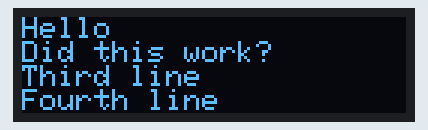
Recording of a sketch running on a simulated Arduino Uno, built with avr-gcc and run on an emulated ATmega328P. Shown: 128×32 one-colour display.

Above: at 0.1 s.

The sketch:

7_OLED_test.ino
```cpp
/*  7_OLED_test
 *
 *   Bivalve bit has room for a 128x32 I2C OLED display, commonly sold
 *   on Amazon.com. The displays normally run on a SSD1306 controller
 *   chip, and so we use the SSD1306Ascii library
 *
 */


#include <Wire.h>
#include "SSD1306Ascii.h" // https://github.com/greiman/SSD1306Ascii
#include "SSD1306AsciiWire.h" // https://github.com/greiman/SSD1306Ascii


SSD1306AsciiWire oled; // create OLED display object, using I2C Wire1 port
#define I2C_ADDRESS1 0x3C // for OLED. DIY mall units list 0x78 as address, but need 0x3C to work here


void setup() {
  Wire.begin();
  Wire.setClock(400000L);
  oled.begin(&Adafruit128x32, I2C_ADDRESS1);
  oled.setFont(Adafruit5x7);
  oled.clear();
  oled.home();
//  oled.set2X();
  oled.print("Hello");
  oled.println();
  oled.println(F("Did this work?"));
  oled.println(F("Third line"));
  oled.println(F("Fourth line"));
  delay(1000);


}

void loop() {


}
```
